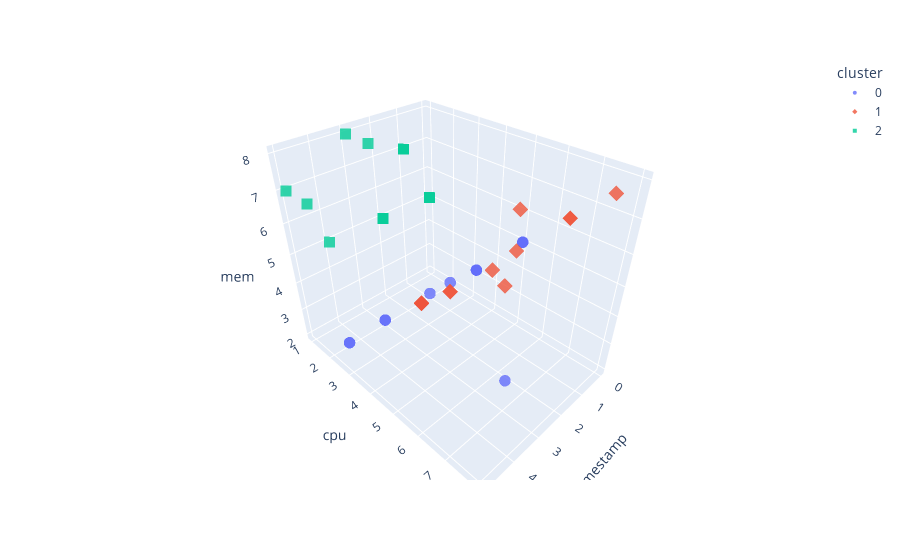

Notebook code cell kept with this figure:
### Code cell
import plotly.express as px
new_df["cluster"] = new_df["cluster"].astype(str)
fig = px.scatter_3d(new_df, x='timestamp', y='cpu', z='mem', color='cluster', hover_data=['container', 'machine'], symbol='cluster', opacity=0.8)
fig.update_traces(marker_size = 4)
fig.update_coloraxes(showscale=False)
fig.show()

### Figure 1 — Plotly figure (JSON) as saved in the notebook; plotly's stock layout.template omitted (floating-point values rounded to 4 significant figures)
{"data": [{"customdata": [[0, 0], [0, 0], [0, 0], [0, 0], [0, 0], [0, 0], [1, 0], [1, 0], [1, 0], [1, 0], [2, 1], [2, 1], [2, 1], [2, 1], [3, 1], [3, 1], [3, 1], [3, 1], [4, 1]], "hovertemplate": "cluster=0<br>timestamp=%{x}<br>cpu=%{y}<br>mem=%{z}<br>container=%{customdata[0]}<br>machine=%{customdata[1]}<extra></extra>", "legendgroup": "0", "marker": {"color": "#636efa", "opacity": 0.8, "size": 4, "symbol": "circle"}, "mode": "markers", "name": "0", "scene": "scene", "showlegend": true, "type": "scatter3d", "x": [0, 1, 2, 3, 4, 5, 0, 1, 2, 4, 0, 2, 3, 4, 0, 2, 3, 5, 0], "y": [5, 3, 5, 2, 5, 3, 5, 2, 5, 5, 5, 5, 7, 5, 5, 5, 2, 3, 5], "z": [5, 3, 5, 2, 5, 3, 5, 2, 5, 5, 5, 5, 3, 5, 5, 5, 2, 3, 5]}, {"customdata": [[1, 0], [1, 0], [2, 1], [2, 1], [3, 1], [3, 1], [4, 1], [4, 1], [4, 1], [4, 1], [4, 1], [6, 1]], "hovertemplate": "cluster=1<br>timestamp=%{x}<br>cpu=%{y}<br>mem=%{z}<br>container=%{customdata[0]}<br>machine=%{customdata[1]}<extra></extra>", "legendgroup": "1", "marker": {"color": "#EF553B", "opacity": 0.8, "size": 4, "symbol": "diamond"}, "mode": "markers", "name": "1", "scene": "scene", "showlegend": true, "type": "scatter3d", "x": [3, 5, 1, 5, 1, 4, 1, 2, 3, 4, 5, 4], "y": [7, 7, 8, 8, 7, 5, 7, 6, 7, 5, 7, 5], "z": [7, 7, 8, 8, 7, 5, 7, 5, 8, 5, 7, 5]}, {"customdata": [[5, 0], [5, 0], [5, 0], [5, 0], [5, 0], [5, 0], [6, 1], [6, 1], [6, 1], [6, 1], [6, 1]], "hovertemplate": "cluster=2<br>timestamp=%{x}<br>cpu=%{y}<br>mem=%{z}<br>container=%{customdata[0]}<br>machine=%{customdata[1]}<extra></extra>", "legendgroup": "2", "marker": {"color": "#00cc96", "opacity": 0.8, "size": 4, "symbol": "square"}, "mode": "markers", "name": "2", "scene": "scene", "showlegend": true, "type": "scatter3d", "x": [0, 1, 2, 3, 4, 5, 0, 1, 2, 3, 5], "y": [1, 1, 1, 1, 1, 1, 1, 1, 1, 2, 2], "z": [5, 7, 5, 8, 5, 7, 5, 7, 5, 8, 7]}], "layout": {"coloraxis": {"showscale": false}, "legend": {"title": {"text": "cluster"}, "tracegroupgap": 0}, "margin": {"t": 60}, "scene": {"domain": {"x": [0, 1], "y": [0, 1]}, "xaxis": {"title": {"text": "timestamp"}}, "yaxis": {"title": {"text": "cpu"}}, "zaxis": {"title": {"text": "mem"}}}}}
